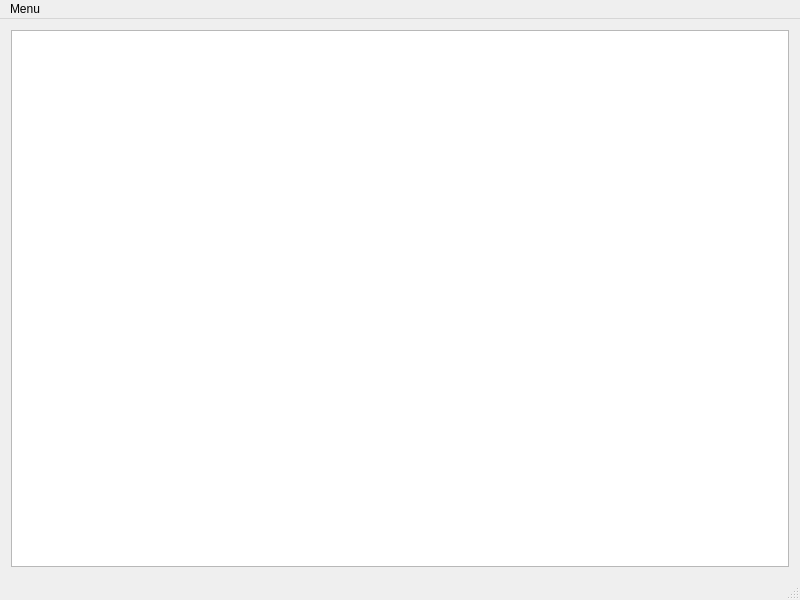
<?xml version="1.0" encoding="UTF-8"?>
<ui version="4.0">
 <class>Space</class>
 <widget class="QMainWindow" name="Space">
  <property name="geometry">
   <rect>
    <x>0</x>
    <y>0</y>
    <width>800</width>
    <height>600</height>
   </rect>
  </property>
  <property name="sizePolicy">
   <sizepolicy hsizetype="Fixed" vsizetype="Fixed">
    <horstretch>0</horstretch>
    <verstretch>0</verstretch>
   </sizepolicy>
  </property>
  <property name="font">
   <font>
    <family>Segoe UI</family>
   </font>
  </property>
  <property name="windowTitle">
   <string>SpaceSim</string>
  </property>
  <property name="windowIcon">
   <iconset resource="../resources/resources.qrc">
    <normaloff>:/actions/planet</normaloff>:/actions/planet</iconset>
  </property>
  <widget class="QWidget" name="centralWidget">
   <layout class="QGridLayout" name="gridLayout">
    <item row="0" column="0">
     <widget class="QGraphicsView" name="graphicsView">
      <property name="verticalScrollBarPolicy">
       <enum>Qt::ScrollBarAlwaysOff</enum>
      </property>
      <property name="horizontalScrollBarPolicy">
       <enum>Qt::ScrollBarAlwaysOff</enum>
      </property>
     </widget>
    </item>
   </layout>
  </widget>
  <widget class="QMenuBar" name="menuBar">
   <property name="geometry">
    <rect>
     <x>0</x>
     <y>0</y>
     <width>800</width>
     <height>21</height>
    </rect>
   </property>
   <widget class="QMenu" name="menuMenu">
    <property name="title">
     <string>Menu</string>
    </property>
    <addaction name="actionNew"/>
    <addaction name="actionFile"/>
    <addaction name="actionSave"/>
    <addaction name="actionSP"/>
    <addaction name="separator"/>
    <addaction name="actionExit"/>
   </widget>
   <addaction name="menuMenu"/>
  </widget>
  <widget class="QStatusBar" name="statusBar"/>
  <action name="actionFile">
   <property name="icon">
    <iconset resource="../resources/resources.qrc">
     <normaloff>:/actions/open</normaloff>:/actions/open</iconset>
   </property>
   <property name="text">
    <string>Open file</string>
   </property>
   <property name="toolTip">
    <string>Open file</string>
   </property>
   <property name="shortcut">
    <string>Ctrl+O</string>
   </property>
  </action>
  <action name="actionSP">
   <property name="icon">
    <iconset resource="../resources/resources.qrc">
     <normaloff>:/actions/clock</normaloff>:/actions/clock</iconset>
   </property>
   <property name="text">
    <string>Start/Pause</string>
   </property>
   <property name="shortcut">
    <string>Space</string>
   </property>
  </action>
  <action name="actionExit">
   <property name="icon">
    <iconset resource="../resources/resources.qrc">
     <normaloff>:/actions/exit</normaloff>:/actions/exit</iconset>
   </property>
   <property name="text">
    <string>Exit</string>
   </property>
   <property name="shortcut">
    <string>Ctrl+Q</string>
   </property>
  </action>
  <action name="actionNew">
   <property name="icon">
    <iconset resource="../resources/resources.qrc">
     <normaloff>:/actions/new</normaloff>:/actions/new</iconset>
   </property>
   <property name="text">
    <string>New system</string>
   </property>
   <property name="shortcut">
    <string>Ctrl+N</string>
   </property>
  </action>
  <action name="actionSave">
   <property name="icon">
    <iconset resource="../resources/resources.qrc">
     <normaloff>:/actions/save</normaloff>:/actions/save</iconset>
   </property>
   <property name="text">
    <string>Save file</string>
   </property>
   <property name="shortcut">
    <string>Ctrl+S</string>
   </property>
  </action>
 </widget>
 <layoutdefault spacing="6" margin="11"/>
 <resources>
  <include location="../resources/resources.qrc"/>
 </resources>
 <connections>
  <connection>
   <sender>actionExit</sender>
   <signal>triggered()</signal>
   <receiver>Space</receiver>
   <slot>close()</slot>
   <hints>
    <hint type="sourcelabel">
     <x>-1</x>
     <y>-1</y>
    </hint>
    <hint type="destinationlabel">
     <x>399</x>
     <y>299</y>
    </hint>
   </hints>
  </connection>
 </connections>
</ui>
